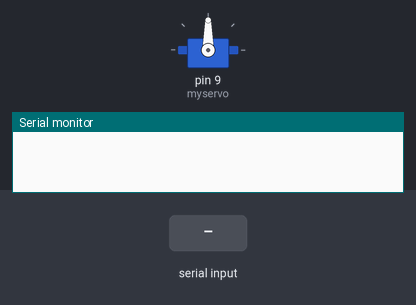
Bench run of a sketch on a simulated Arduino Uno, built with avr-gcc and run on an emulated ATmega328P. On the bench: servo, the last lines printed to the serial monitor. The test bench sets the inputs (shaded band).

Above: at 1.2 s.
1.3 s: "right\n" received over Serial
At 1.45 s:
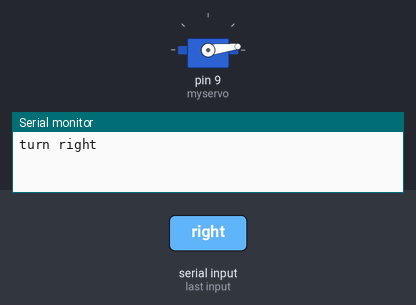
4.3 s: "left\n" received over Serial
At 5.07 s:
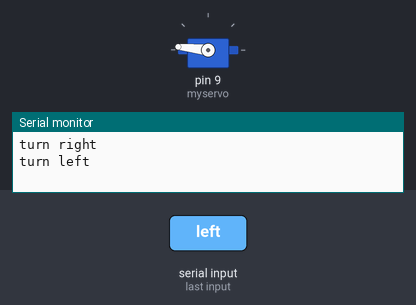
Timing chart, 0 to 10.1 s (numbered marks = the images above; inputs shaded):
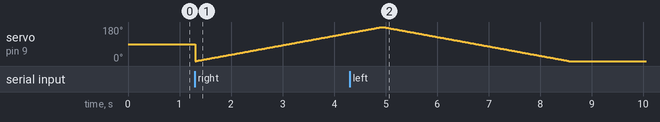

The sketch:

auto_device_control.ino
```cpp
#include <Servo.h>

String str;
Servo myservo;

void setup()
{
  Serial.begin(9600);
  myservo.attach(9); //using pin9 for servo PWM control pin
}

void loop()
{
  if (Serial.available()) {
    str = Serial.readStringUntil('\n');

    if (str == "right") {
      Serial.println("turn right");
      turn_right();
    } else if (str == "left") {
      Serial.println("turn left");
      turn_left();
    } else if (str == "get") {
      Serial.println(myservo.read());
    }
  }
}

void turn_right()
{
    for (int i = 0; i <= 180; i += 1) {
      myservo.write(i); // 使用write，傳入角度，從0度轉到180度
      delay(20);
    }
}

void turn_left()
{
    for (int i = 180; i >= 0; i -= 1) {
      myservo.write(i); // 使用write，傳入角度，從0度轉到180度
      delay(20);
    }
}

//Servo預設的脈衝寬度範圍是544到2400µs，跟SG90的500到2400差了一點,以下是改用脈衝寬度精準控制範例
/*
  #include <Servo.h>

  Servo myservo;

  void setup()
  {


  myservo.attach(9, 500, 2400); // 修正脈衝寬度範圍
  myservo.write(90); // 一開始先置中90度
  delay(3000);
  }

  void loop()
  {
  for(int i = 500; i <= 2400; i+=100){
    myservo.writeMicroseconds(i); // 直接以脈衝寬度控制

    delay(300);
  }
  for(int i = 2400; i >= 500; i-=100){
    myservo.writeMicroseconds(i);

    delay(300);
  }
  }
*/
```

Measured:
- by itself, servo on pin 9 (myservo): rises from 149° to 180° in 0.60 s, then falls to 0° in 3.6 s
